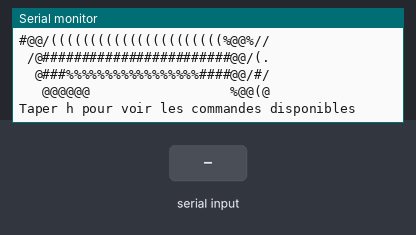
Bench run of a program on a simulated ESP32. Shown: the last lines printed to the serial monitor. The inputs (shaded band) are chosen by the test bench.

Above: at 1.5 s.
1.6 s: "z\n" received over Serial
At 2.2 s:
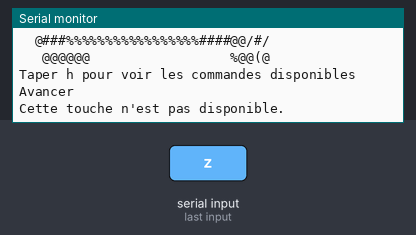
3.1 s: "s\n" received over Serial
At 4.3 s:
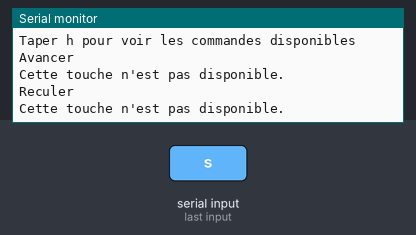
4.6 s: "q\n" received over Serial
At 5.7 s:
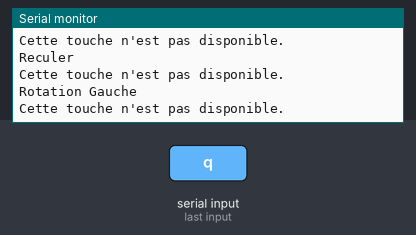
6.1 s: "d\n" received over Serial
At 6.9 s:
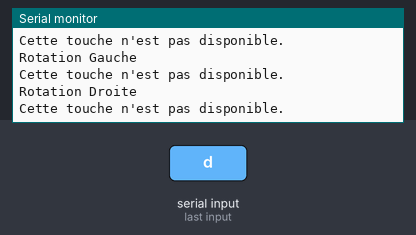
7.6 s: "r\n" received over Serial
At 8.0 s:
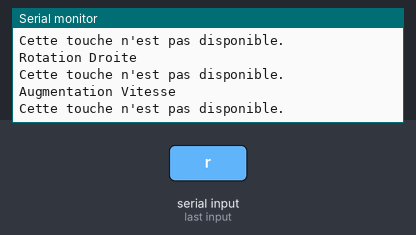
9.1 s: "f\n" received over Serial
At 10.3 s:
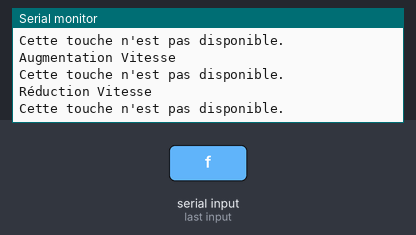

The program:

main.cpp
```cpp
/*
code destiné à une carte Arduino qui vise à transférer des caractères
d'une connexion série à une autre connexion série. Il s'agit d'un programme
simple qui lit le port série standard de l'Arduino à une vitesse de 9600 bauds.
Si le programme détecte une touche valide ('z', 's', 'q', 'd', 'r', 'f', ou 'x')
envoyée via la connexion série, il l'affiche dans la console série, puis l'envoie
à une autre connexion série sur les broches 16 et 17 avec une vitesse de 19200 bauds.
*/
#include <Arduino.h>
#include <string>

void setup() {
  Serial1.begin(19200, SERIAL_8N1, 16,17); //Envoi des informations vers l'arduino
  Serial.begin(9600); // Initialiser la connexion série à 9600 bauds

Serial.println("\n");
Serial.println("       &&%%%&&%##%&&");
Serial.println("      /&&%%%&&%##%&&");
Serial.println("   /((((((((((((((((((((((");
Serial.println("   /((((((((((((((((((((((");
Serial.println("   /((((((((((((((((((((((");
Serial.println("   /(((((  SNBOT   ((((((( ,@@@");
Serial.println("  @%((((( DE  LOIC (((((((/@@#/@");
Serial.println(" @@(((((((((((((((((((((((#@@(/#");
Serial.println("#@@/((((((((((((((((((((((%@@%//");
Serial.println(" /@########################@@/(.");
Serial.println("  @###%%%%%%%%%%%%%%%%%####@@/#/");
Serial.println("   @@@@@@                  %@@(@");
Serial.println("\n");
Serial.println("Taper h pour voir les commandes disponibles");

}

void loop() {
  if (Serial.available() > 0) { // Vérifier si des données sont disponibles sur la connexion série
   char val = Serial.read(); // Lire le caractère envoyé   --    char val = Serial1.read();

      if (val == 'z') {
        //Serial.println(val); // Afficher la touche acceptée
        Serial.println("Avancer");
        Serial1.print(val); // Envoyer le caractère vers l'Arduino via Serial1

    } else if (val == 's') {
        //Serial.println(val); // Afficher la touche acceptée
        Serial.println("Reculer");
        Serial1.print(val); // Envoyer le caractère vers l'Arduino via Serial1

    } else if (val == 'q') {
        //Serial.println(val); // Afficher la touche acceptée
        Serial.println("Rotation Gauche");
        Serial1.print(val); // Envoyer le caractère vers l'Arduino via Serial1

    } else if (val == 'd') {
        //Serial.println(val); // Afficher la touche acceptée
        Serial.println("Rotation Droite");
        Serial1.print(val); // Envoyer le caractère vers l'Arduino via Serial1

    } else if (val == 'r') {
        //Serial.println(val); // Afficher la touche acceptée
        Serial.println("Augmentation Vitesse");
        Serial1.print(val); // Envoyer le caractère vers l'Arduino via Serial1

    } else if (val == 'f') {
        //Serial.println(val); // Afficher la touche acceptée
        Serial.println("Réduction Vitesse");
        Serial1.print(val); // Envoyer le caractère vers l'Arduino via Serial1

    } else if (val == 'x') {
        //Serial.println(val); // Afficher la touche acceptée
        Serial.println("Arrêt");
        Serial1.print(val); // Envoyer le caractère vers l'Arduino via Serial1

    } else if (val == 'h'){
        Serial.println("Pour controler le robot vous pouvez faire : ");
        Serial.println("Taper z pour Avancer");//Avancer
        Serial.println("Taper s pour Reculer");//Reculer
        Serial.println("Taper q pour faire une Rotation Gauche");//Rotation Gauche
        Serial.println("Taper d pour faire une Rotation Droite");//Rotation Droite
        Serial.println("Taper r pour Augmenter la Vitesse"); //Augmentation Vitesse
        Serial.println("Taper f pour Augmenter la Vitesse");//Augmentation Vitesse
        Serial.println("Taper x pour L'Arrêt");//Arrêt
    }else {
        Serial.print("Cette touche n'est pas disponible.");
        Serial.print("\n");
    }
    }
}
```

Measured:
- after the input at 1.6 s, the serial monitor: prints a new line at once (image 1)
- after the input at 3.1 s, the serial monitor: prints a new line at once (image 2)
- after the input at 4.6 s, the serial monitor: prints a new line at once (image 3)
- after the input at 6.1 s, the serial monitor: prints a new line at once (image 4)
- after the input at 7.6 s, the serial monitor: prints a new line at once (image 5)
- after the input at 9.1 s, the serial monitor: prints a new line at once (image 6)
